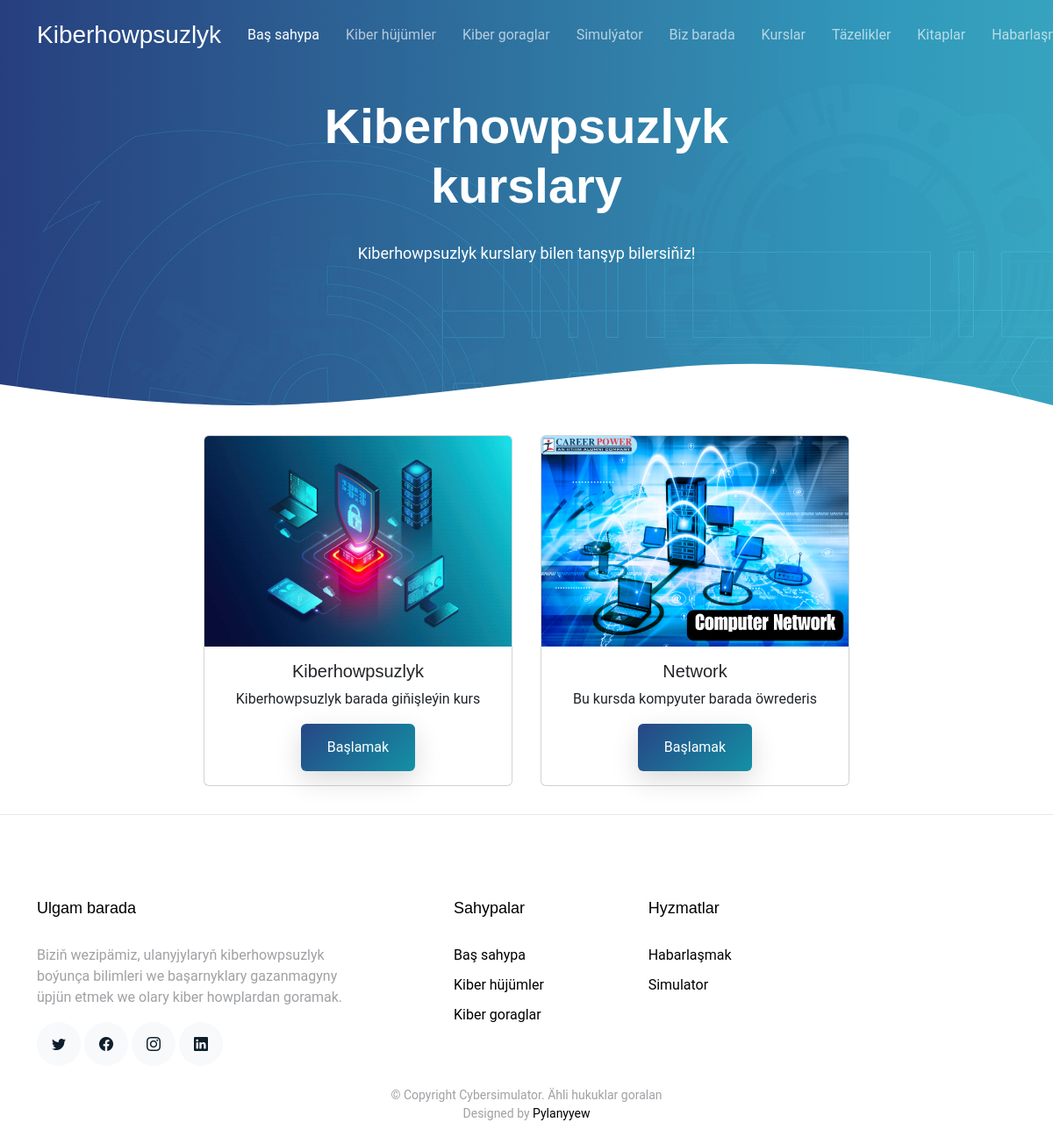
Page /courses/ on the committed database.
### main/models.py (models this page shows, shortened)
class Courses(models.Model):
    name = models.CharField(max_length=100)
    image=models.ImageField(upload_to='courses/')
    description = models.TextField()
    created_at = models.DateTimeField(auto_now_add=True)
    class Meta:
        verbose_name_plural = "Courses"
        verbose_name = "Course"
        ordering = ['name']
        db_table = 'courses'

### main/views.py (the view)
# urls.py: path('courses/',views.courses,name='courses'),
def courses(request):
    courses=models.Courses.objects.all()
    context={'courses':courses}
    return render(request, 'courses.html',context)

### templates/courses.html (shortened to what this page needs)
{% extends 'base.html' %}
{% load static %} {% block content %}
<main id="main">
  <section class="hero-section inner-page">
    <div class="wave">
    </div>
    <div class="container">
      <div class="row align-items-center">
        <div class="col-12">
          <div class="row justify-content-center">
            <div class="col-md-7 text-center hero-text">
              <h1 data-aos="fade-up" data-aos-delay="">
                Kiberhowpsuzlyk kurslary
              </h1>
              <p class="mb-5" data-aos="fade-up" data-aos-delay="100">
                Kiberhowpsuzlyk kurslary bilen tanşyp bilersiňiz!
              </p>
            </div>
          </div>
        </div>
      </div>
    </div>
  </section>
  <div class="container d-flex justify-content-center">
    {% if courses %} {% for course in courses %}
    <div class="card m-3" style="width: 22rem; height: 25rem">
      <img
        src="{{ course.image.url }}"
        class="card-img-top"
        width="100"
        height="250"
        alt="{{ course.name }}"
      />
      <div class="card-body d-flex justify-content-center flex-wrap">
        <h5 class="card-title text-center" style="width: 100%">
          {{ course.name }}
        </h5>
        <p>{{course.description|slice:50}}</p>
        <a
          href="{% url 'lessons' course.id 1 %}"
          class="btn btn-primary"
          style="padding: 10px; display: flex; align-items: center"
          >Başlamak</a
        >
      </div>
    </div>
    {% endfor %} {% else %}
    <h1>Häzirlikçe maglumat ýok</h1>
    {% endif %}
  </div>
</main>
<hr />
{% endblock %}

### static/assets/css/style.css (style rules this page uses)
html { overflow-x: hidden; }
body { font-family: "Roboto", sans-serif; color: #9fa1a4; line-height: 1.5; }
a { color: #777; text-decoration: none; transition: 0.3s all ease; }
h1, h2, h3, h4, h5, h6, .font-heading { font-family: "Poppins", sans-serif; color: #000; }
.container { z-index: 2; position: relative; }
section { overflow: hidden; }
.btn { border: none; padding: 15px 30px !important; }
.btn.btn-primary { background: #2d71a1; background: linear-gradient(-45deg, #1391a5, #274685); color: #fff; box-shadow: 0 10px 30px 0 rgba(0, 0, 0, 0.15); }
.hero-section { background: linear-gradient( to right, rgba(39, 70, 133, 0.8) 0%, rgba(61, 179, 197, 0.8) 100% ), url(../img/hero-bg.jpg); position: relative; }
.hero-section .wave { width: 100%; overflow: hidden; position: absolute; z-index: 1; bottom: -150px; }
.hero-section .wave svg { width: 100%; }
.hero-section, .hero-section > .container > .row { height: 100vh; min-height: 880px; }
.hero-section.inner-page { height: 60vh; min-height: 0; }
.hero-section.inner-page .hero-text { transform: translateY(-150px); margin-top: -120px; }
.hero-section h1 { font-size: 3.5rem; color: #fff; font-weight: 700; margin-bottom: 30px; }
.hero-section p { font-size: 18px; color: #fff; }

### rows in the picture
Courses: image (picture), name "Kiberhowpsuzlyk", description "Kiberhowpsuzlyk barada giňişleýin kurs"
Courses: image (picture), name "Network", description "Bu kursda kompyuter barada öwrederis"
